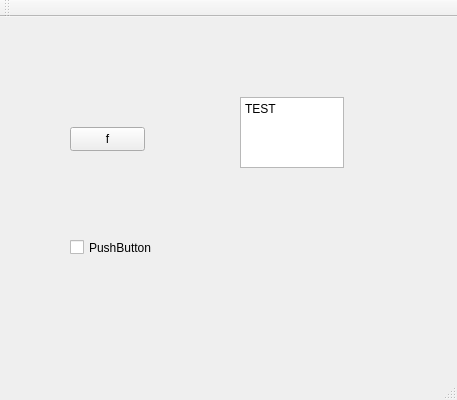
<?xml version="1.0" encoding="UTF-8"?>
<ui version="4.0">
 <class>SplendorDuelClass</class>
 <widget class="QMainWindow" name="SplendorDuelClass">
  <property name="geometry">
   <rect>
    <x>0</x>
    <y>0</y>
    <width>457</width>
    <height>400</height>
   </rect>
  </property>
  <property name="windowTitle">
   <string>SplendorDuel</string>
  </property>
  <widget class="QWidget" name="centralWidget">
   <widget class="QTextEdit" name="textEdit">
    <property name="geometry">
     <rect>
      <x>240</x>
      <y>80</y>
      <width>104</width>
      <height>71</height>
     </rect>
    </property>
    <property name="html">
     <string>&lt;!DOCTYPE HTML PUBLIC &quot;-//W3C//DTD HTML 4.0//EN&quot; &quot;http://www.w3.org/TR/REC-html40/strict.dtd&quot;&gt;
&lt;html&gt;&lt;head&gt;&lt;meta name=&quot;qrichtext&quot; content=&quot;1&quot; /&gt;&lt;meta charset=&quot;utf-8&quot; /&gt;&lt;style type=&quot;text/css&quot;&gt;
p, li { white-space: pre-wrap; }
hr { height: 1px; border-width: 0; }
li.unchecked::marker { content: &quot;\2610&quot;; }
li.checked::marker { content: &quot;\2612&quot;; }
&lt;/style&gt;&lt;/head&gt;&lt;body style=&quot; font-family:'Segoe UI'; font-size:9pt; font-weight:400; font-style:normal;&quot;&gt;
&lt;p style=&quot; margin-top:0px; margin-bottom:0px; margin-left:0px; margin-right:0px; -qt-block-indent:0; text-indent:0px;&quot;&gt;TEST&lt;/p&gt;
&lt;p style=&quot;-qt-paragraph-type:empty; margin-top:0px; margin-bottom:0px; margin-left:0px; margin-right:0px; -qt-block-indent:0; text-indent:0px;&quot;&gt;&lt;br /&gt;&lt;/p&gt;&lt;/body&gt;&lt;/html&gt;</string>
    </property>
   </widget>
   <widget class="QCheckBox" name="checkBox_close">
    <property name="geometry">
     <rect>
      <x>70</x>
      <y>200</y>
      <width>141</width>
      <height>61</height>
     </rect>
    </property>
    <property name="text">
     <string>PushButton</string>
    </property>
   </widget>
   <widget class="QPushButton" name="pushButton">
    <property name="geometry">
     <rect>
      <x>70</x>
      <y>110</y>
      <width>75</width>
      <height>24</height>
     </rect>
    </property>
    <property name="text">
     <string>f</string>
    </property>
   </widget>
  </widget>
  <widget class="QMenuBar" name="menuBar">
   <property name="geometry">
    <rect>
     <x>0</x>
     <y>0</y>
     <width>457</width>
     <height>22</height>
    </rect>
   </property>
  </widget>
  <widget class="QToolBar" name="mainToolBar">
   <attribute name="toolBarArea">
    <enum>TopToolBarArea</enum>
   </attribute>
   <attribute name="toolBarBreak">
    <bool>false</bool>
   </attribute>
  </widget>
  <widget class="QStatusBar" name="statusBar"/>
 </widget>
 <layoutdefault spacing="6" margin="11"/>
 <resources>
  <include location="SplendorDuel.qrc"/>
 </resources>
 <connections/>
</ui>
